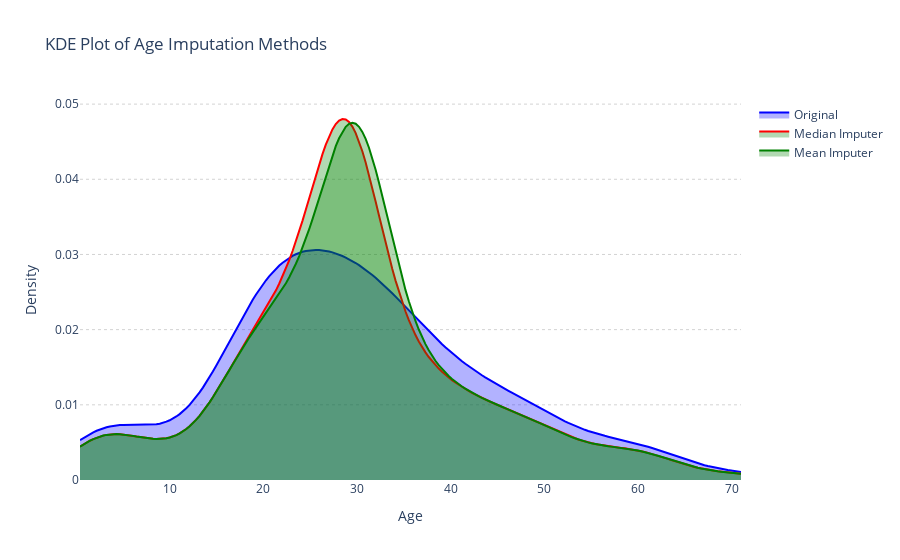

The code cell stored with this chart in its notebook:
### Markdown cell above
Plotting the KDE to see the distribution

### Code cell
age_orig = x_train['Age'].drop_nulls().to_numpy()
age_median = x_train['Age_median'].drop_nulls().to_numpy()
age_mean = x_train['Age_mean'].drop_nulls().to_numpy()

x_vals = np.linspace(min(age_orig.min(), age_median.min(), age_mean.min()),
                     max(age_orig.max(), age_median.max(), age_mean.max()), 200)

kde_original  = gaussian_kde(age_orig)(x_vals)
kde_median    = gaussian_kde(age_median)(x_vals)
kde_mean      = gaussian_kde(age_mean)(x_vals)

fig = go.Figure()

fig.add_traces(go.Scatter(
    x = x_vals, 
    y = kde_original,
    name = 'Original',
    mode = 'lines',
    fill = 'tozeroy',
    line = dict(color = 'blue'),
    fillcolor = 'rgba(0,0,255,0.3)'
))

fig.add_trace(go.Scatter(
    x = x_vals, 
    y = kde_median, 
    name = 'Median Imputer',
    mode = 'lines',
    fill = 'tozeroy',
    line = dict(color = 'red'),
    fillcolor = 'rgba(0,128,0,0.3)'
))

fig.add_trace(go.Scatter(
    x = x_vals, 
    y = kde_mean, 
    name = 'Mean Imputer',
    mode = 'lines',
    fill = 'tozeroy',
    line = dict(color = 'green'),
    fillcolor = 'rgba(0,128,0,0.3)'
))

fig.update_layout(
    title = 'KDE Plot of Age Imputation Methods',
    xaxis_title = 'Age',
    yaxis_title = 'Density',
    plot_bgcolor = 'white',
    yaxis=dict(showgrid=True, gridcolor='lightgray', gridwidth=1, griddash='dot'),
    xaxis=dict(showgrid=False)
)

fig.show()

### Figure 1 — Plotly figure (JSON) as saved in the notebook; plotly's stock layout.template omitted (floating-point values rounded to 4 significant figures; data arrays with more than 128 entries replaced by an {"elided": "..."} marker saying what was removed)
{"data": [{"fill": "tozeroy", "fillcolor": "rgba(0,0,255,0.3)", "line": {"color": "blue"}, "mode": "lines", "name": "Original", "type": "scatter", "x": {"elided": "200 float values"}, "y": {"elided": "200 float values"}}, {"fill": "tozeroy", "fillcolor": "rgba(0,128,0,0.3)", "line": {"color": "red"}, "mode": "lines", "name": "Median Imputer", "type": "scatter", "x": {"elided": "200 float values"}, "y": {"elided": "200 float values"}}, {"fill": "tozeroy", "fillcolor": "rgba(0,128,0,0.3)", "line": {"color": "green"}, "mode": "lines", "name": "Mean Imputer", "type": "scatter", "x": {"elided": "200 float values"}, "y": {"elided": "200 float values"}}], "layout": {"plot_bgcolor": "white", "title": {"text": "KDE Plot of Age Imputation Methods"}, "xaxis": {"showgrid": false, "title": {"text": "Age"}}, "yaxis": {"gridcolor": "lightgray", "griddash": "dot", "gridwidth": 1, "showgrid": true, "title": {"text": "Density"}}}}
